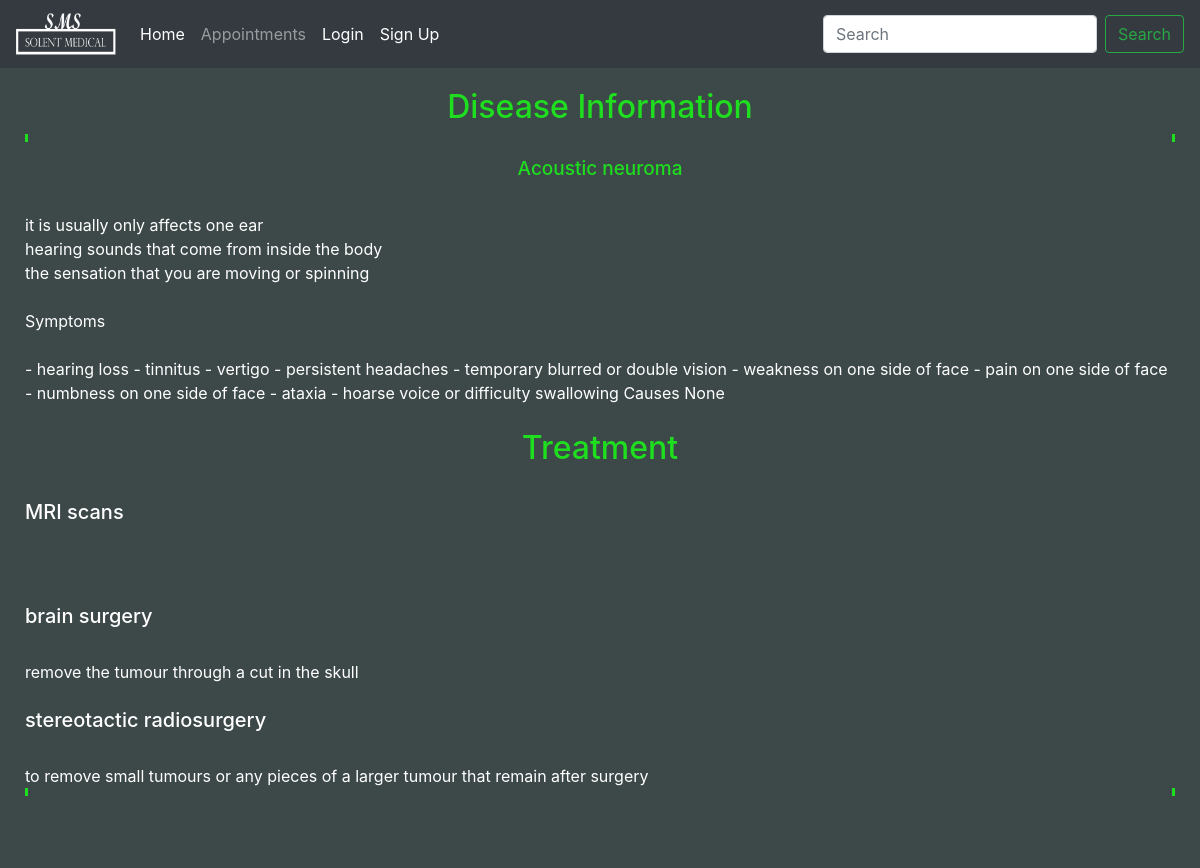
The app's page /SMS/Views/DiseaseInfo.php?dID=4 with its own data.
### tables this page shows
CREATE TABLE `disease` (
  `DiseaseID` int(11) NOT NULL,
  `DiseaseName` varchar(255) NOT NULL,
  `Causes` text NOT NULL,
  `Symptoms` text NOT NULL,
  `Description` text NOT NULL,
  `Treatment1` text NOT NULL,
  `Treatment2` varchar(255) NOT NULL,
  `Treatment3` varchar(255) NOT NULL,
  `BodyArea` text NOT NULL,
  `Gender` enum('M','F') NOT NULL
);

CREATE TABLE `treatment` (
  `ID` int(11) NOT NULL,
  `TreatmentName` varchar(200) NOT NULL,
  `Description` text NOT NULL
);

### SMS/DAO/DiseaseDao.php (called while the page is built, shortened)
<?php
include("../Models/Disease.php");
class DiseaseDao
{
    private $table, $conn;
    public function __construct($conn, $t)
    {
        $this->conn = $conn;
        $this->table = $t;
    }
    public function findDiseaseByID($ID) {
        $stmt = $this->conn->query("SELECT * FROM ".  $this->table .  " WHERE DiseaseID = '$ID' ");
        $row = $stmt->fetch();
        return new Disease($row["DiseaseID"], $row["DiseaseName"],$row["Causes"], $row["Symptoms"], $row["Description"], $row["Treatment1"], $row["Treatment2"], $row["Treatment3"], $row["BodyArea"]);
    }
}
?>

### SMS/Models/Disease.php (called while the page is built, shortened)
<?php
class Disease{
	private $DiseaseID, $DiseaseName, $Causes, $Symptoms, $Description,
	$Treatment1,$Treatment2,$Treatment3, $BodyArea;
	public function __construct($DisID, $DisName, $C, $Symp, $SympDesc, $Treat1,$Treat2,$Treat3, $BArea)
	{
		$this->DiseaseName = $DisName;
		$this->Causes= $C;
		$this->Symptoms = $Symp;
		$this->Description = $SympDesc;
		$this->Treatment1 = $Treat1;
		$this->Treatment2 = $Treat2;
		$this->Treatment3 = $Treat3;
	}
	public function getDiseaseName(){
		return $this->DiseaseName;
	}
	public function getCauses(){
		return $this->Causes;
	}
	public function getSympton(){
		return $this->Symptoms;
	}
	public function getDescription(){
		return $this->Description;
	}
	public function getTreatment1(){
		return $this->Treatment1;
	}
	public function getTreatment2(){
		return $this->Treatment2;
	}
	public function getTreatment3(){
		return $this->Treatment3;
	}
}
?>

### SMS/DAO/TreatmentDao.php (called while the page is built)
<?php
include("../Models/Treatment.php");
class TreatmentDao
{
    private $table, $conn;
    public function __construct($conn, $t)
    {
        $this->conn = $conn;
        $this->table = $t;
    }
    public function findTreatmentByName($TreatName) {
        $stmt = $this->conn->query("SELECT * FROM ".  $this->table .  " WHERE TreatmentName LIKE '%$TreatName' ");
        $row = $stmt->fetch();
        return new Treatment($row["ID"], $row["TreatmentName"],$row["Description"]);
    }
}
?>

### SMS/Models/Treatment.php (called while the page is built, shortened)
<?php
class Treatment
{
    private $ID, $TreatmentName, $Description;
    public function __construct($Tid, $Tname, $Desc)
    {
        $this->Description = $Desc;
    }
    public function getDescription()
    {
        return $this->Description;
    }
}
?>

### SMS/Controller/InformationLibrary.php (the view, shortened to what this page needs)
<?php
include("../DAO/DiseaseDao.php");
include("../DAO/TreatmentDao.php");
    function getDiseaseInfo($ID)
    {
         try{
            $conn = connect();
            $conn->setAttribute(PDO::ATTR_ERRMODE,PDO::ERRMODE_EXCEPTION);
            $dao = new DiseaseDao($conn, "Disease");
            $dao2 = new TreatmentDao($conn, "Treatment");
            $diseaseR = $dao->findDiseaseByID($ID);
            echo "<p>";
            echo "<h4>".$diseaseR->getDiseaseName()." </h4><br> " .$diseaseR->getDescription(). " <br/><br>";
            echo "Symptoms <br> <br> " . $diseaseR->getSympton();
            echo "Causes " . $diseaseR->getCauses(). "<br><br>";
            echo "<h2> Treatment </h2> <br>";
            echo "<h5> ". $diseaseR->getTreatment1() . " </h5><br>";
            $Treat1info = $dao2->findTreatmentByName($diseaseR->getTreatment1());
            echo $Treat1info->getDescription() . "<br><br>";
            echo "<h5> ". $diseaseR->getTreatment2() . " </h5><br>";
            $Treat2info = $dao2->findTreatmentByName($diseaseR->getTreatment2());
            echo $Treat2info->getDescription() . "<br><br>";
            echo "<h5> " . $diseaseR->getTreatment3() . " </h5><br>";
            $Treat3info = $dao2->findTreatmentByName($diseaseR->getTreatment3());
            echo $Treat3info->getDescription() ;
            echo "</p>";
            }
            catch(PDOException $e)
            {
             echo "Error: $e";
            }
    }
?>

### SMS/Views/DiseaseInfo.php (shortened to what this page needs)
<!DOCTYPE html>
<html>
<head>
    <link rel="stylesheet" type="text/css" href="Maincss.css">
    <?php
    include("../Controller/InformationLibrary.php");
    include("navbar/navbar.php");
    bootstrap();
    Navaccess();
    ?>
</head>
    <div id="container">
        <body>
            <div id="main">
                <h2>Disease Information</h2>
                <?php
               $id = $_GET["dID"];
               getDiseaseInfo($id)
                ?>
            </div>
        </body>
    </div>
</html>

### SMS/Views/navbar/navbar.php (shortened to what this page needs)
<?php
function bootstrap()
{
  echo "
<link rel='stylesheet' href='https://stackpath.bootstrapcdn.com/bootstrap/4.4.1/css/bootstrap.min.css'
integrity='sha384-Vkoo8x4CGsO3+Hhxv8T/Q5PaXtkKtu6ug5TOeNV6gBiFeWPGFN9MuhOf23Q9Ifjh'>
<script src='https://code.jquery.com/jquery-3.4.1.slim.min.js'></script>
<script src='https://cdn.jsdelivr.net/npm/popper.js@1.16.0/dist/umd/popper.min.js'></script>
<script src='https://stackpath.bootstrapcdn.com/bootstrap/4.4.1/js/bootstrap.min.js'></script>";
}
function logedoutNav()
{
  echo "
<nav class='navbar navbar-expand-lg navbar-dark bg-dark'>
  <button class='navbar-toggler' type='button' data-toggle='collapse' data-target='#navbarTogglerDemo03' aria-controls='navbarTogglerDemo03' aria-expanded='false' aria-label='Toggle navigation'>
    <span class='navbar-toggler-icon'></span>
  </button>
  <a class='navbar-brand' href='#'><img src='img/SMSLOGO.png' alt='Logo' height='42' width='100'></a>
  <div class='collapse navbar-collapse' id='navbarTogglerDemo03'>
    <ul class='navbar-nav mr-auto mt-2 mt-lg-0 '>
      <li class='nav-item active'>
        <a class='nav-link' href='index.php'>Home </a>
      </li>
      <li class='nav-item'>
        <a class='nav-link' href='AppointmentPage.php'>Appointments</a>
      </li>
      <li class='nav-item active'>
        <a class='nav-link' href='Login.php'>Login</a>
      </li>
      <li class='nav-item active'>
        <a class='nav-link' href='SignUp.php'>Sign Up</a>
      </li>
    </ul>
    <form class='form-inline' method ='get' action='InformationSearch.php'>
      <input class='form-control mr-sm-2' type='search' placeholder='Search' aria-label='Search' name='DiseaseN'>
      <button class='btn btn-outline-success my-2 my-sm-0' type='submit'>Search</button>
    </form>
  </div>
</nav>";
}
function Navaccess()
{
  if (isset($_SESSION["gatekeeper"]) && $_SESSION["Access"] == "Staff") {
    staffNav();
  } else if (isset($_SESSION["gatekeeper"])) {
    logedinNav();
  } else {
    logedoutNav();
  }
}
?>

### SMS/Views/Maincss.css (style rules this page uses)
html { background-color: #3d4849; }
#container { background-color: #3d4849; padding: 20px; height: 500px; position: relative; min-height: 100vh; }
#main { background-color: #3d4849; margin-left: 5px; color: white; padding-bottom: 2.5rem; margin-right: 5px; border-right-style: solid rgb(31, 221, 31); border-left-style: solid rgb(31, 221, 31); }
#main p { border-right-style: solid; border-left-style: solid; border-color: rgb(31, 221, 31); padding: 4px; }
#main h2 { color: rgb(31, 221, 31); text-align: center; }
#main h4 { color: rgb(31, 221, 31); font-size: 19px; text-align: center; }

### records on screen
disease: DiseaseName "Acoustic neuroma", Description "it is usually only affects one ear hearing sounds that come from inside the body the sensation that you are moving or spinning", Symptoms "- hearing loss - tinnitus - vertigo - persistent headaches - temporary blurred or double vision - weakness on one side of face - pain on one side of face - numbness on one side of face - ataxia - hoarse voice or difficulty swallowing", Causes "None", Treatment1 "MRI scans", Treatment2 "brain surgery", Treatment3 "stereotactic radiosurgery"
treatment: Description "remove the tumour through a cut in the skull"
treatment: Description "to remove small tumours or any pieces of a larger tumour that remain after surgery"
